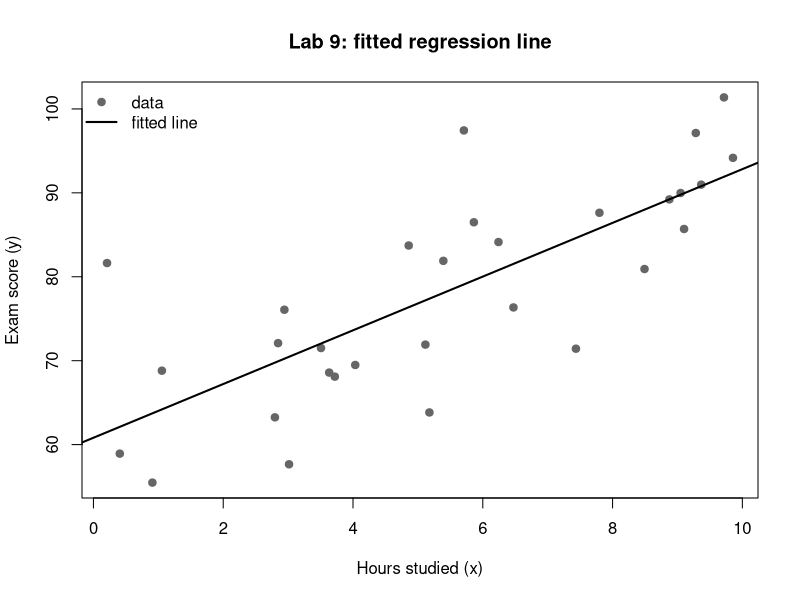
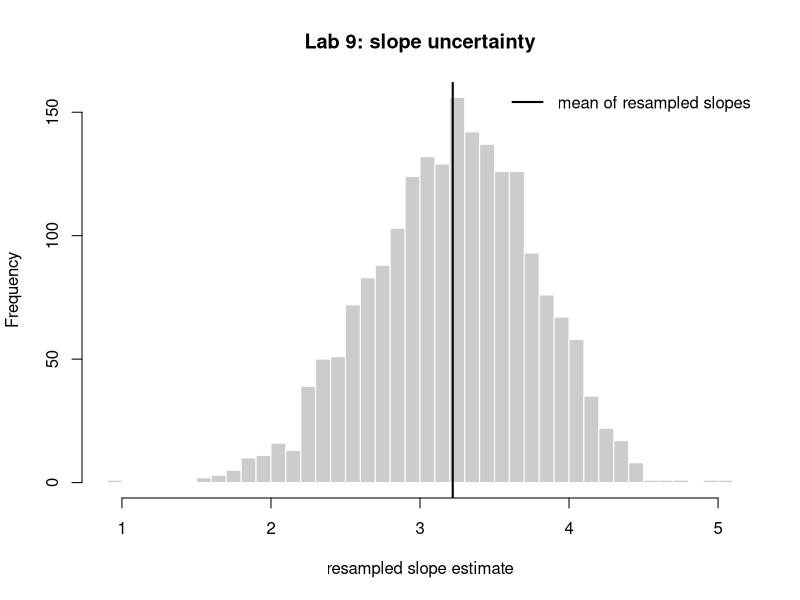

Here is the R script that generated these plots, in order:
## ---- chunk 1
#| label: lab09-simulate
set.seed(909)
n <- 30
x <- runif(n, 0, 10)                 # hours studied
y <- 55 + 4 * x + rnorm(n, 0, 8)     # exam score, with noise
head(round(cbind(hours = x, score = y), 1))
## ---- chunk 2
#| label: fig-lab09-scatter
#| fig-cap: "Synthetic study-hours vs. exam-score data with the least-squares fit overlaid."
#| fig-alt: "Scatterplot of 30 grey points, hours studied on the x-axis from 0 to 10 and exam score on the y-axis, rising to the right; a solid black line passes through the cloud capturing the upward trend."
fit <- lm(y ~ x)
plot(x, y, pch = 19, col = "grey40",
     xlab = "Hours studied (x)", ylab = "Exam score (y)",
     main = "Lab 9: fitted regression line")
abline(fit, lwd = 2)
legend("topleft", legend = c("data", "fitted line"),
       pch = c(19, NA), lty = c(NA, 1), lwd = c(NA, 2),
       col = c("grey40", "black"), bty = "n")
coef(fit)
## ---- chunk 3
#| label: lab09-coef-interval
round(coef(fit), 3)                   # intercept (b0) and slope (b1)
round(confint(fit, "x", level = 0.95), 3)   # classical 95% interval for the slope
## ---- chunk 4
#| label: fig-lab09-slope-dist
#| fig-cap: "Distribution of the fitted slope across 2000 resamples of the data; the spread visualizes coefficient uncertainty."
#| fig-alt: "Histogram of resampled slope estimates, roughly bell-shaped and centered near 4, with most mass between about 2 and 6, illustrating uncertainty in the slope."
set.seed(909)
B <- 2000
slopes <- numeric(B)
for (b in 1:B) {
  idx <- sample(n, n, replace = TRUE)
  slopes[b] <- coef(lm(y[idx] ~ x[idx]))[2]
}
hist(slopes, breaks = 30, col = "grey80", border = "white",
     xlab = "resampled slope estimate", main = "Lab 9: slope uncertainty")
abline(v = mean(slopes), lwd = 2)
legend("topright", legend = "mean of resampled slopes",
       lty = 1, lwd = 2, bty = "n")

c(mean_slope = mean(slopes),
  lower      = quantile(slopes, 0.025),
  upper      = quantile(slopes, 0.975))
